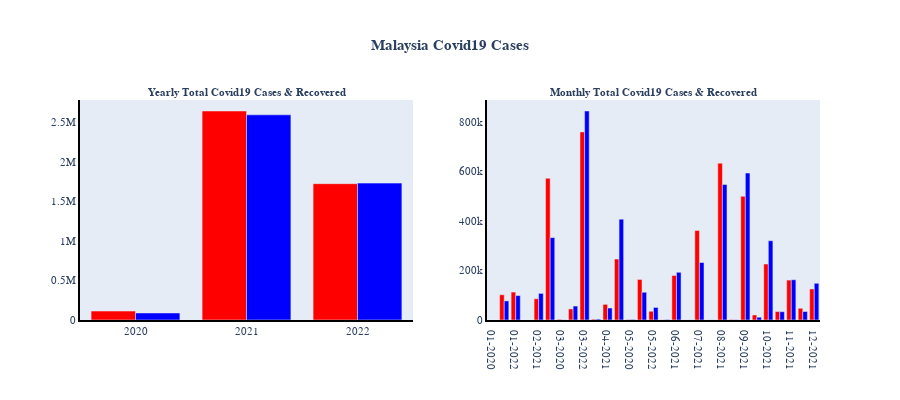

This figure's notebook cell:
### Code cell
fig = make_subplots(rows=1, cols=2, shared_xaxes=True, vertical_spacing=0.08,
                   subplot_titles=('<b>Yearly Total Covid19 Cases & Recovered</b>',
                                   '<b>Monthly Total Covid19 Cases & Recovered</b>'))
#Graph 1
fig.append_trace(go.Bar(x = df_mas_yearly['Year'], y = df_mas_yearly['cases_new'],
                        name='Cases Positive',marker_color='red'),row=1, col=1)
fig.append_trace(go.Bar(x = df_mas_yearly['Year'], y = df_mas_yearly['cases_recovered'],
                        name='Cases Recovered',marker_color='blue'),row=1, col=1)
#Graph 2
fig.append_trace(go.Bar(x = df_mas_monthly['YearMonth'], y = df_mas_monthly['cases_new'],
                        name='Cases Positive',marker_color='red'),row=1, col=2)
fig.append_trace(go.Bar(x = df_mas_monthly['YearMonth'], y = df_mas_monthly['cases_recovered'],
                        name='Cases Recovered',marker_color='blue'),row=1, col=2)

#Update Fonts & Size
fig.update_annotations(font=dict(family="Helvetica", size=11))
fig.update_layout(font=dict(family="Helvetica", size=11))
fig.update_layout(height=400,showlegend=False,
                 title_text='<b>Malaysia Covid19 Cases</b>',title_x=0.5)
fig.update_xaxes(showgrid=False, zeroline=False, showline=True, linewidth=2, linecolor='black')
fig.update_yaxes(showgrid=False, zeroline=False, showline=True, linewidth=2, linecolor='black')

#Plotting the graph
fig.show()

### Figure 1 — Plotly figure (JSON) as saved in the notebook; plotly's stock layout.template omitted (floating-point values rounded to 4 significant figures)
{"data": [{"marker": {"color": "red"}, "name": "Cases Positive", "type": "bar", "x": ["2020", "2021", "2022"], "xaxis": "x", "y": [113010, 2645076, 1725209], "yaxis": "y"}, {"marker": {"color": "blue"}, "name": "Cases Recovered", "type": "bar", "x": ["2020", "2021", "2022"], "xaxis": "x", "y": [88940, 2596438, 1732316], "yaxis": "y"}, {"marker": {"color": "red"}, "name": "Cases Positive", "type": "bar", "x": ["01-2020", "01-2021", "01-2022", "02-2020", "02-2021", "02-2022", "03-2020", "03-2021", "03-2022", "04-2020", "04-2021", "04-2022", "05-2020", "05-2021", "05-2022", "06-2020", "06-2021", "07-2020", "07-2021", "08-2020", "08-2021", "09-2020", "09-2021", "10-2020", "10-2021", "11-2020", "11-2021", "12-2020", "12-2021"], "xaxis": "x2", "y": [8, 101949, 112672, 17, 85793, 571978, 2741, 44748, 759183, 3236, 63213, 246085, 1817, 163644, 35291, 820, 179622, 337, 361293, 364, 632982, 1884, 499441, 20324, 225947, 34149, 161140, 47313, 125304], "yaxis": "y2"}, {"marker": {"color": "blue"}, "name": "Cases Recovered", "type": "bar", "x": ["01-2020", "01-2021", "01-2022", "02-2020", "02-2021", "02-2022", "03-2020", "03-2021", "03-2022", "04-2020", "04-2021", "04-2022", "05-2020", "05-2021", "05-2022", "06-2020", "06-2021", "07-2020", "07-2021", "08-2020", "08-2021", "09-2020", "09-2021", "10-2020", "10-2021", "11-2020", "11-2021", "12-2020", "12-2021"], "xaxis": "x2", "y": [0, 77108, 98625, 22, 107368, 332561, 514, 56207, 843518, 3634, 48356, 406869, 2182, 112058, 50743, 2001, 192642, 290, 231958, 410, 547086, 913, 593100, 11281, 319938, 33511, 162443, 34182, 148174], "yaxis": "y2"}], "layout": {"annotations": [{"font": {"family": "Helvetica", "size": 11}, "showarrow": false, "text": "<b>Yearly Total Covid19 Cases & Recovered</b>", "x": 0.225, "xanchor": "center", "xref": "paper", "y": 1, "yanchor": "bottom", "yref": "paper"}, {"font": {"family": "Helvetica", "size": 11}, "showarrow": false, "text": "<b>Monthly Total Covid19 Cases & Recovered</b>", "x": 0.775, "xanchor": "center", "xref": "paper", "y": 1, "yanchor": "bottom", "yref": "paper"}], "font": {"family": "Helvetica", "size": 11}, "height": 400, "showlegend": false, "title": {"text": "<b>Malaysia Covid19 Cases</b>", "x": 0.5}, "xaxis": {"anchor": "y", "domain": [0, 0.45], "linecolor": "black", "linewidth": 2, "showgrid": false, "showline": true, "zeroline": false}, "xaxis2": {"anchor": "y2", "domain": [0.55, 1], "linecolor": "black", "linewidth": 2, "showgrid": false, "showline": true, "zeroline": false}, "yaxis": {"anchor": "x", "domain": [0, 1], "linecolor": "black", "linewidth": 2, "showgrid": false, "showline": true, "zeroline": false}, "yaxis2": {"anchor": "x2", "domain": [0, 1], "linecolor": "black", "linewidth": 2, "showgrid": false, "showline": true, "zeroline": false}}}
